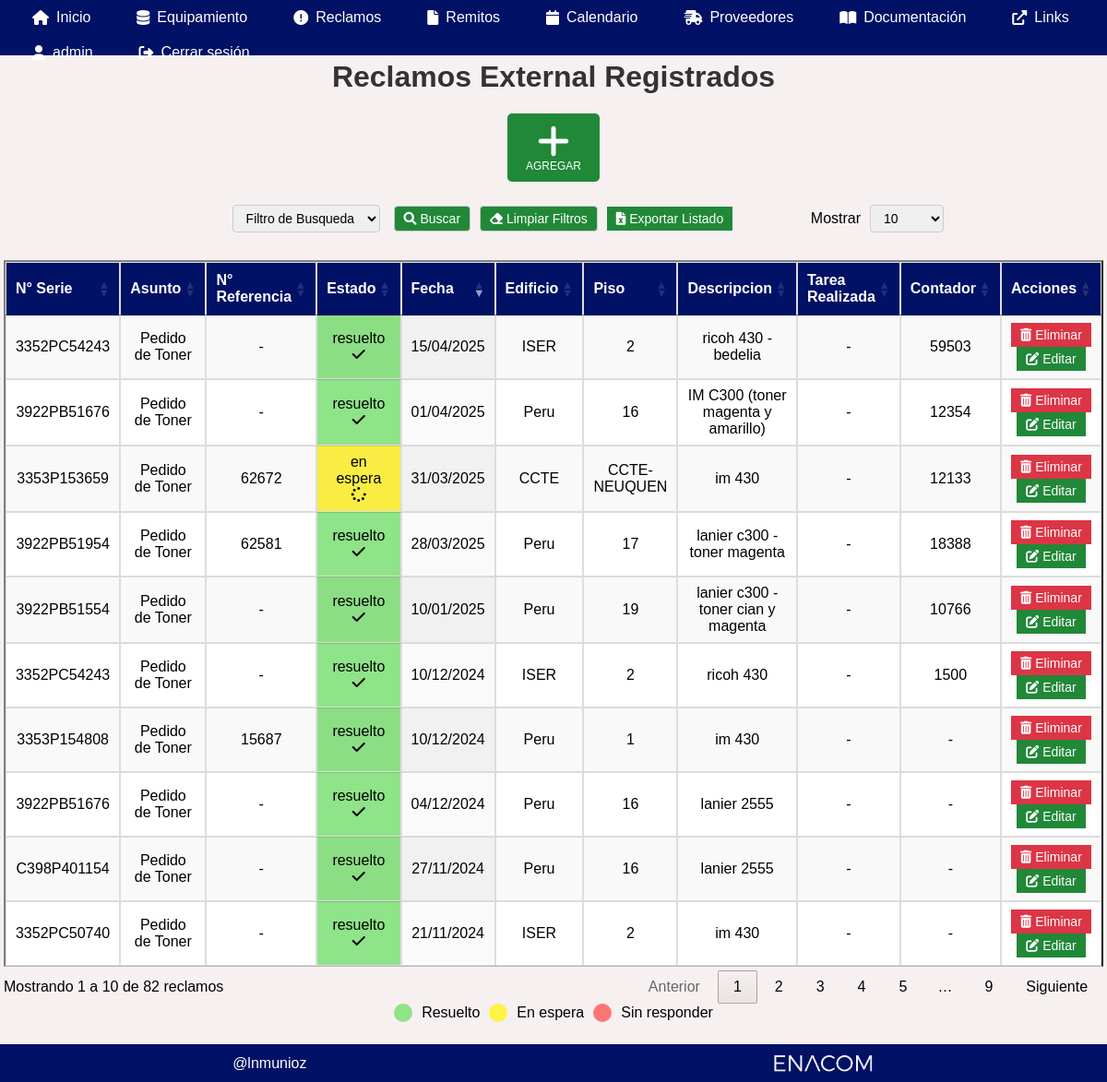
Screenshot of /reclamos_e (signed in) with the database file from the repository.
### models.py (models this page shows)
class ReclamosExternal(db.Model):
    id = db.Column(db.Integer, primary_key=True, autoincrement=True)
    numero_serie = db.Column(db.String(50), nullable=False)
    asunto = db.Column(db.String(50), nullable=False)
    numero_referencia = db.Column(db.String(15), nullable=True, unique=False)  # Formato 000000-000000
    estado = db.Column(db.Enum('sin responder', 'en espera', 'resuelto'), nullable=False)
    fecha = db.Column(db.Date, nullable=False)
    edificio = db.Column(db.String(100), nullable=False)
    piso = db.Column(db.String(10), nullable=False)
    descripcion = db.Column(db.Text, nullable=True)
    tarea_realizada = db.Column(db.Text, nullable=True)
    contador = db.Column(db.String(50), nullable=True)

### routes/reclamos_e.py (the view)
@reclamos_e_bp.route('/reclamos_e', methods=['GET'])
@login_required
def reclamos_e():
    filtro = request.args.get('filtro', '')
    valor = request.args.get('valor', '')
    filtro_edificio = request.args.get('edificio', '')
    filtro_piso = request.args.get('piso', '')
    filtro_estado_reclamos = request.args.get('estado_r', '')
    consulta = ReclamosExternal.query
    if filtro_edificio:
        consulta = consulta.filter(ReclamosExternal.edificio == filtro_edificio)
        if filtro_piso:  # Si también se selecciona un piso
            consulta = consulta.filter(ReclamosExternal.piso == filtro_piso)
    if filtro_estado_reclamos:
        consulta = consulta.filter(ReclamosExternal.estado == filtro_estado_reclamos)
    if filtro and valor:
        if filtro == 'numero_serie':
            consulta = consulta.filter(ReclamosExternal.numero_serie.contains(valor))
        elif filtro == 'asunto':
            consulta = consulta.filter(ReclamosExternal.asunto.contains(valor))
    reclamos = consulta.all()
    return render_template('reclamos_e.html', reclamos=reclamos, filtro=filtro, valor=valor, filtro_estado_reclamos=filtro_estado_reclamos, filtro_edificio=filtro_edificio, filtro_piso=filtro_piso)

### app2.py (called while the page is built)
@login_manager.user_loader
def load_user(user_id):
    return User.query.get(int(user_id))

### templates/reclamos_e.html (shortened to what this page needs)
{% extends "index.html" %}
{% block content %}
<h1>Reclamos External Registrados</h1>
<button id="btn-agregar" onclick="abrirVentana('{{ url_for('reclamos_e.agregar_reclamo_e') }}')">
    <i class="fas fa-plus"></i>
    <span>AGREGAR</span>
</button>
<form action="/reclamos_e" method="get">
    <div class="filtros-container">
        <select id="filtro" name="filtro" onchange="cambiarFiltro()">
            <option value="">Filtro de Busqueda</option>
        </select>
        <button type="submit"><i class="fas fa-search"></i> Buscar</button>
        <button type="button" onclick="limpiarFiltros()"><i class="fas fa-eraser"></i>  Limpiar Filtros</button>
        <a href="{{ url_for('exportar_excel', tipo='reclamos_external', filtro=filtro, valor=valor, estado_r=filtro_estado_reclamos, edificio=filtro_edificio, piso=filtro_piso) }}"
            class="exportar-btn">
            <i class="fas fa-file-excel"></i> Exportar Listado
        </a>
    </div>
</form>
<table id="tabla-reclamos-e" class="display" border="2">
    <thead>
        <tr>
            <th>N° Serie</th>
            <th>Asunto</th>
            <th>N° Referencia</th>
            <th>Estado</th>
            <th>Fecha</th>
            <th>Edificio</th>
            <th>Piso</th>
            <th>Descripcion</th>
            <th>Tarea Realizada</th>
            <th>Contador</th>
            <th>Acciones</th>
        </tr>
    </thead>
    <tbody>
        {% for reclamoe in reclamos %}
        <tr>
            <td>{{ reclamoe.numero_serie }}</td>
            <td>{% if reclamoe.asunto == 'pedido_toner' %} Pedido de Toner
                {% elif reclamoe.asunto == 'pedido_garantia' %} Pedido de Garantia
                {% endif %}
            </td>
            <td>{{ reclamoe.numero_referencia if reclamoe.numero_referencia else '-' }}</td>
            <td class="
                {% if reclamoe.estado == 'en espera' %}estado-en-espera
                {% elif reclamoe.estado == 'resuelto' %}estado-resuelto
                {% elif reclamoe.estado == 'sin responder' %}estado-cancelado
                {% endif %}
            ">
                {{ reclamoe.estado }}
                <i class="
                    {% if reclamoe.estado == 'en espera' %}fa fa-spinner
                    {% elif reclamoe.estado == 'resuelto' %}fa fa-check
                    {% elif reclamoe.estado == 'sin responder' %}fa fa-times
                    {% endif %}
                "></i>
            </td>
            <td>{{ reclamoe.fecha.strftime('%d/%m/%Y') if reclamoe.fecha else '-' }}</td>
            <td>{{ reclamoe.edificio }}</td>
            <td>{{ reclamoe.piso }}</td>
            <td>{{ reclamoe.descripcion if reclamoe.descripcion else '-' }}</td>
            <td>{{ reclamoe.tarea_realizada if reclamoe.tarea_realizada else '-' }}</td>
            <td>{{ reclamoe.contador }}</td>
            <td>
                <form id="eliminarForm{{ reclamoe.id }}" action="/eliminar_reclamo_e/{{ reclamoe.id }}" method="post" style="display:inline;">
                    <button type="button" class="eliminar" onclick="confirmarEliminacion({{ reclamoe.id }})"><i class="fas fa-trash-alt"></i> Eliminar</button>
                </form>
                <button type="button" onclick="abrirVentana('{{ url_for( 'reclamos_e.editar_reclamo_e', id=reclamoe.id ) }}')"><i class="fas fa-edit"></i> Editar</button>
            </td>
        </tr>
        {% endfor %}
    </tbody>
</table>
<div class="estado-leyenda">
    <span class="estado estado-resuelto"></span> <span>Resuelto</span>
    <span class="estado estado-en-espera"></span> <span>En espera</span>
    <span class="estado estado-cancelado"></span> <span>Sin responder</span>
</div>
{% endblock %}

### templates/index.html (shortened to what this page needs)
<!DOCTYPE html>
<html lang="es">
<head>
    <link rel="stylesheet" type="text/css" href="{{ url_for('static', filename='styles.css') }}">
    <link rel="stylesheet" href="https://cdnjs.cloudflare.com/ajax/libs/font-awesome/6.0.0/css/all.min.css">
    <link rel="stylesheet" href="https://cdn.datatables.net/1.13.4/css/jquery.dataTables.min.css">
</head>
<body>
    <div class="top-bar">
        <div class="nav-left">
            <ul class="nav-links">
                <li><a href="{{ url_for('index') }}"><i class="fas fa-home"></i>Inicio</a></li>
                <li class="dropdown">
                    <a href="#"><i class="fa-solid fa-database"></i>Equipamiento</a>
                </li>
                {% if current_user.role in ['basico', 'admin'] %}
                <li class="dropdown">
                    <a href="#"><i class="fas fa-exclamation-circle"></i>Reclamos</a>
                </li>
                {% endif %}
                {% if current_user.role in ['basico', 'admin'] %}
                <li><a href="{{ url_for('remitos.remitos') }}"><i class="fas fa-file"></i>Remitos</a></li>
                <li><a href="{{ url_for('calendario') }}"><i class="fas fa-calendar"></i>Calendario</a></li>
                <li><a href="{{ url_for('proveedores.proveedores') }}"><i class="fas fa-shipping-fast"></i>Proveedores</a></li>
                <li><a href="{{ url_for('documentacion.documentacion') }}"><i class="fas fa-book-open"></i>Documentación</a></li>
                {% endif %}
                {% if current_user.role in ['basico', 'admin'] %}
                <li class="dropdown">
                    <a href="#"><i class="fas fa-external-link-alt"></i>Links</a>
                </li>
                {% endif %}
            </ul>
        </div>
        <div class="nav-right">
            <ul class="nav-links">
                {% if current_user.is_admin %}
                <li class="dropdown"><a href="#"><i class="fas fa-user"></i>{{ session['username'] if 'username' in session else 'Perfil' }}</a>
                </li>
                <li><a href="{{ url_for('salir') }}"><i class="fas fa-sign-out-alt"></i>Cerrar sesión</a></li>
                {% endif %}
            </ul>
        </div>
    </div>
    <div class="content">
        {% block content %}{% endblock %}
    </div>
    <div class="bottom-bar">
        <text>@lnmunioz</text>
        <img src="{{ url_for('static', filename='logo-enacom-nuevo.png') }}" alt="Logo Inferior">
    </div>
</body>
</html>

### static/styles.css (style rules this page uses)
body { font-family: Arial, sans-serif; background-color: #f7f0f0; text-align: center; max-width: 100%; overflow-x: hidden; }
h1 { color: #333; }
table { width: 100%; margin: 20px auto; border-collapse: collapse; background: white; min-width: 600px; }
th, td { border: 1px solid #ddd; padding: 10px; }
th { background: #001166; color: white; }
button { background: #218838; font-size: 14px; color: white; border: none; padding: 5px 10px; cursor: pointer; }
button.eliminar { background: #dc3545; color: white; border: none; padding: 5px 10px; cursor: pointer; }
.exportar-btn { display: inline-block; font-size: 14px; padding: 5px 10px; background-color: #218838; color: white; text-decoration: none; text-align: center; }
form { margin-bottom: 20px; }
input, select { padding: 5px; margin: 5px; }
.top-bar { display: flex; justify-content: space-between; align-items: center; background-color: #001166; width: 100%; height: 60px; padding: 0 20px; box-sizing: border-box; position: fixed; top: 0; left: 0; z-index: 1000; flex-wrap: wrap; }
.nav-left, .nav-right { display: flex; align-items: center; flex-wrap: wrap; }
.nav-links { list-style: none; display: flex; gap: 20px; margin: 0; padding: 0; flex-wrap: wrap; }
.nav-links li { position: relative; }
.nav-links a { text-decoration: none; color: white; font-size: 16px; padding: 10px 15px; display: flex; align-items: center; transition: background 0.3s; }
.nav-links a i { margin-right: 8px; }
.dropdown { position: relative; }
.bottom-bar { background-color: #001166; z-index: 1000; color: white; display: flex; justify-content: space-around; align-items: center; padding: 3px; position: fixed; bottom: 0; left: 0; width: 100%; }
.bottom-bar img { height: 35px; }
.bottom-bar text { text-align: left; }
.estado-en-espera { background-color: #fff346; color: #000; }
.estado-resuelto { background-color: #8fe388; color: #000; }
.estado-cancelado { background-color: #ff7575; color: #000; }
.estado-leyenda { display: flex; align-items: center; gap: 10px; margin-bottom: 20px; }
.estado { width: 20px; height: 20px; border-radius: 50%; display: inline-block; }
#btn-agregar { display: inline-flex; flex-direction: column; align-items: center; justify-content: center; padding: 10px 20px; background-color: #218838; color: white; text-decoration: none; border-radius: 5px; font-family: Arial, sans-serif; font-size: 20px; margin-bottom: 20px; transition: background-color 0.3s ease; }
#btn-agregar i { font-size: 40px; }
#btn-agregar span { font-size: 12px; }
.filtros-container { display: flex; align-items: center; gap: 10px; margin-bottom: 5px; }
.filtros-container button, .filtros-container select, .filtros-container input { padding: 5px 10px; border: 1px solid #ccc; border-radius: 4px; font-size: 14px; }
.content { display: flex; justify-content: center; align-items: center; flex-direction: column; margin-top: 30px; margin-bottom: 30px; padding: 15px; }
.content h1 { margin-top: 20px; }

### rows the page displays
ReclamosExternal: numero_serie "3352PC54243", asunto "Pedido de Toner", numero_referencia "-", estado "resuelto", fecha "10/12/2024", edificio "ISER", piso "2", descripcion "ricoh 430", tarea_realizada "-", contador "1500"
ReclamosExternal: numero_serie "3352PC50740", asunto "Pedido de Toner", numero_referencia "-", estado "resuelto", fecha "21/11/2024", edificio "ISER", piso "2", descripcion "im 430", tarea_realizada "-", contador "-"
ReclamosExternal: numero_serie "C398P401154", asunto "Pedido de Toner", numero_referencia "-", estado "resuelto", fecha "27/11/2024", edificio "Peru", piso "16", descripcion "lanier 2555", tarea_realizada "-", contador "-"
ReclamosExternal: numero_serie "3922PB51676", asunto "Pedido de Toner", numero_referencia "-", estado "resuelto", fecha "04/12/2024", edificio "Peru", piso "16", descripcion "lanier 2555", tarea_realizada "-", contador "-"
ReclamosExternal: numero_serie "3353P154808", asunto "Pedido de Toner", numero_referencia "15687", estado "resuelto", fecha "10/12/2024", edificio "Peru", piso "1", descripcion "im 430", tarea_realizada "-", contador "-"
ReclamosExternal: numero_serie "3922PB51554", asunto "Pedido de Toner", numero_referencia "-", estado "resuelto", fecha "10/01/2025", edificio "Peru", piso "19", descripcion "lanier c300 - toner cian y magenta", tarea_realizada "-", contador "10766"
ReclamosExternal: numero_serie "3922PB51676", asunto "Pedido de Toner", numero_referencia "-", estado "resuelto", fecha "01/04/2025", edificio "Peru", piso "16", descripcion "IM C300 (toner magenta y amarillo)", tarea_realizada "-", contador "12354"
ReclamosExternal: numero_serie "3922PB51954", asunto "Pedido de Toner", numero_referencia "62581", estado "resuelto", fecha "28/03/2025", edificio "Peru", piso "17", descripcion "lanier c300 - toner magenta", tarea_realizada "-", contador "18388"
ReclamosExternal: numero_serie "3353P153659", asunto "Pedido de Toner", numero_referencia "62672", estado "en espera", fecha "31/03/2025", edificio "CCTE", piso "CCTE-NEUQUEN", descripcion "im 430", tarea_realizada "-", contador "12133"
ReclamosExternal: numero_serie "3352PC54243", asunto "Pedido de Toner", numero_referencia "-", estado "resuelto", fecha "15/04/2025", edificio "ISER", piso "2", descripcion "ricoh 430 - bedelia", tarea_realizada "-", contador "59503"

### other values shown
{{ session['username'] if 'username' in session else 'Perfil' }} "admin"
